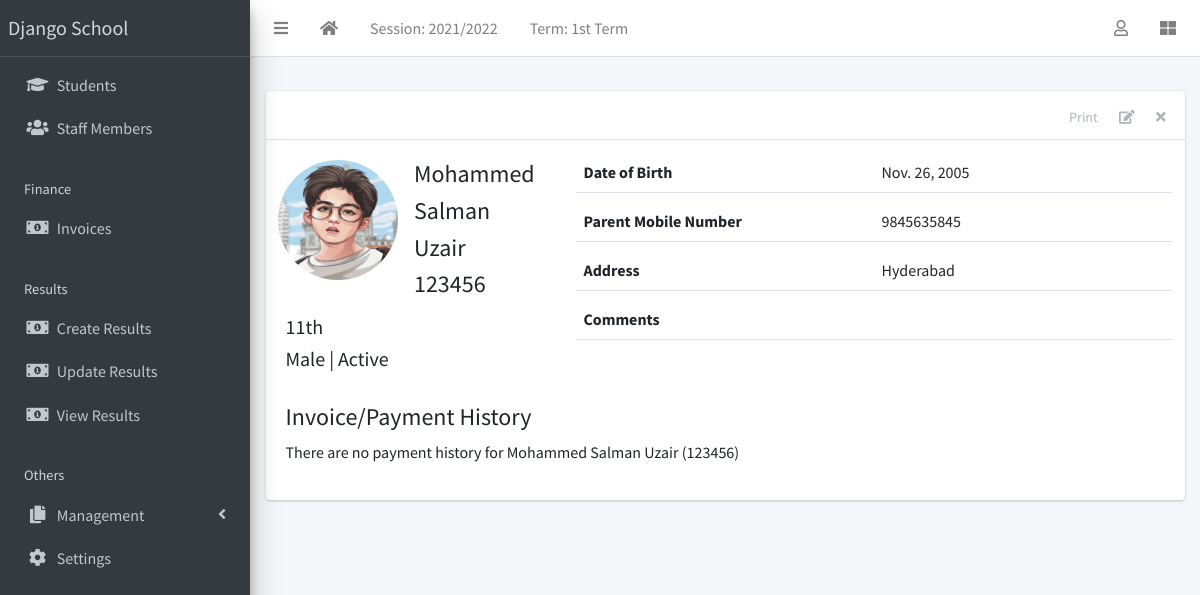
/student/4/ (signed in), run on the app's committed database.
### apps/corecode/models.py (models this page shows, shortened)
class AcademicSession(models.Model):
    name = models.CharField(max_length=200, unique=True)
    current = models.BooleanField(default=True)
    class Meta:
        ordering = ["-name"]

class AcademicTerm(models.Model):
    name = models.CharField(max_length=20, unique=True)
    current = models.BooleanField(default=True)
    class Meta:
        ordering = ["name"]

class SiteConfig(models.Model):
    key = models.SlugField()
    value = models.CharField(max_length=200)

class StudentClass(models.Model):
    name = models.CharField(max_length=200, unique=True)
    class Meta:
        verbose_name = "Class"
        verbose_name_plural = "Classes"
        ordering = ["name"]
    def __str__(self):
        return self.name

### apps/students/models.py (models this page shows, shortened)
class Student(models.Model):
    STATUS_CHOICES = [("active", "Active"), ("inactive", "Inactive")]
    GENDER_CHOICES = [("male", "Male"), ("female", "Female")]
    current_status = models.CharField(
        max_length=10, choices=STATUS_CHOICES, default="active"
    )
    registration_number = models.CharField(max_length=200, unique=True)
    surname = models.CharField(max_length=200)
    firstname = models.CharField(max_length=200)
    other_name = models.CharField(max_length=200, blank=True)
    gender = models.CharField(max_length=10, choices=GENDER_CHOICES, default="male")
    date_of_birth = models.DateField(default=timezone.now)
    current_class = models.ForeignKey(
        StudentClass, on_delete=models.SET_NULL, blank=True, null=True
    )
    date_of_admission = models.DateField(default=timezone.now)
    mobile_num_regex = RegexValidator(
        regex="^[0-9]{10,15}$", message="Entered mobile number isn't in a right format!"
    )
    parent_mobile_number = models.CharField(
        validators=[mobile_num_regex], max_length=13, blank=True
    )
    address = models.TextField(blank=True)
    others = models.TextField(blank=True)
    passport = models.ImageField(blank=True, upload_to="students/passports/")
    class Meta:
        ordering = ["surname", "firstname", "other_name"]
    def __str__(self):
        return f"{self.surname} {self.firstname} {self.other_name} ({self.registration_number})"

### apps/students/views.py (the view)
# urls.py: path("<int:pk>/", StudentDetailView.as_view(), name="student-detail"),
class StudentDetailView(LoginRequiredMixin, DetailView):
    model = Student
    template_name = "students/student_detail.html"
    def get_context_data(self, **kwargs):
        context = super(StudentDetailView, self).get_context_data(**kwargs)
        context["payments"] = Invoice.objects.filter(student=self.object)
        return context

### apps/corecode/context_processors.py (called while the page is built)
def site_defaults(request):
    current_session = AcademicSession.objects.get(current=True)
    current_term = AcademicTerm.objects.get(current=True)
    vals = SiteConfig.objects.all()
    contexts = {
        "current_session": current_session.name,
        "current_term": current_term.name,
    }
    for val in vals:
        contexts[val.key] = val.value
    return contexts

### apps/students/templates/students/student_detail.html (shortened to what this page needs)
{% extends 'base.html' %}
{% load static %}
{% block content-header %}
<div class="card-header">
  <div class="card-tools">
    <a href="#" class="btn btn-tool">Print</a>
    <a href="{% url 'student-update' object.id %}" class="btn btn-tool">
      <i class="fas fa-edit"></i>
    </a>
    <a href="{% url 'student-delete' object.id %}" class="btn btn-tool">
      <i class="fas fa-times"></i>
    </a>
  </div>
</div>
{% endblock content-header %}
{% block content %}
    <div class="row mb-4">
      <div class="col-sm-4">
        <div class="row mb-2">
          {% if object.passport %}
            <img
              src="{{ object.passport.url }}"
              class="float-left rounded-circle mr-3" style="width: 120px; height: 120px;">
          {% else %}
            <img
              src="{% static 'dist/img/avatar.png' %}"
              class="float-left rounded-circle mr-3" style="width: 120px; height: 120px;">
          {% endif %}
          <div class="float-right">
            <h4>{{ object.surname }} </h4>
            <h4>{{ object.firstname }} </h4>
            <h4>{{ object.other_name }} </h4>
            <h4>{{ object.registration_number }} </h4>
          </div>
        </div>
        <h5>{{ object.current_class }} </h5>
        <h5>{{ object.get_gender_display }} | {{ object.get_current_status_display }}</h5>
      </div>
      <div class="col-sm-8">
        <div>
          <div class="form-group border-bottom row">
            <label class="col">
              Date of Birth
            </label>
            <div class="col">
              {{ object.date_of_birth }}
            </div>
          </div>
          <div class="form-group border-bottom row">
            <label class="col">
              Parent Mobile Number
            </label>
            <div class="col">
              {{ object.parent_mobile_number}}
            </div>
          </div>
          <div class="form-group border-bottom row">
            <label class="col">
              Address
            </label>
            <div class="col">
              {{ object.address }}
            </div>
          </div>
          <div class="form-group border-bottom row">
            <label class="col">
              Comments
            </label>
            <div class="col">
            </div>
          </div>
        </div>
      </div>
    </div>
    <h4>Invoice/Payment History</h4>
    {% if payments %}
      <table class="table table-sm table-bordered table-hover">
        <thead class="thead-light">
          <tr>
            <th>For</th>
            <th>Amount Payable</th>
            <th>Amount Paid</th>
            <th>balance</th>
          </tr>
        </thead>
        <tbody>
          {% for payment in payments %}
            <tr class='clickable-row' data-href="{% url 'invoice-detail' payment.id %}">
              <td>{{payment.session}} - {{payment.term}} - {{ payment.class_for}}</td>
              <td>{{payment.total_amount_payable}}</td>
              <td>{{payment.total_amount_paid}}</td>
              <td>{{payment.balance}}</td>
            </tr>
          {% endfor %}
        </tbody>
      </table>
    {% else %}
        <p>There are no payment history for {{object}}</p>
    {% endif %}
{% endblock content %}

### templates/base.html (shortened to what this page needs)
{% load static %}
<!DOCTYPE html>
<html lang="en">
<head>
  <link rel="stylesheet" href="{% static 'plugins/fontawesome-free/css/all.min.css' %}">
  <link rel="stylesheet" href="{% static 'plugins/toastr/toastr.min.css' %}">
  <link rel="stylesheet"
    href="{% static 'plugins/overlayScrollbars/css/OverlayScrollbars.min.css' %}">
  <link rel="stylesheet" href="{% static 'plugins/Datatables/datatables.min.css' %}" />
  <link rel="stylesheet" href="{% static 'dist/css/adminlte.min.css' %}">
</head>
<body
  class="hold-transition sidebar-mini layout-fixed layout-navbar-fixed layout-footer-fixed">
  <div class="wrapper">
    <nav class="main-header navbar navbar-expand navbar-white navbar-light">
      <ul class="navbar-nav">
        <li class="nav-item">
          <a class="nav-link" data-widget="pushmenu" href="#" role="button"><i
              class="fas fa-bars"></i></a>
        </li>
        <li class="nav-item d-none d-sm-inline-block">
          <a href="{% url 'home' %} " class="nav-link"><i class="fa fa-home"></i></a>
        </li>
        <li class="nav-item d-none d-sm-inline-block">
          <a href="{% url 'current-session' %}" class="nav-link">Session: {{ current_session }}</a>
        </li>
        <li class="nav-item d-none d-sm-inline-block">
          <a href="{% url 'current-session' %}" class="nav-link">Term: {{ current_term }}</a>
        </li>
      </ul>
      <ul class="navbar-nav ml-auto">
        <li class="nav-item dropdown">
          <a class="nav-link" data-toggle="dropdown" href="#">
            <i class="far fa-user"></i>
          </a>
        </li>
        <li class="nav-item">
          <a class="nav-link" data-widget="control-sidebar" data-slide="true"
            href="#" role="button"><i class="fas fa-th-large"></i></a>
        </li>
      </ul>
    </nav>
    <aside class="main-sidebar sidebar-dark-primary elevation-4">
      <a href="{% url 'home' %}" class="brand-link">{{ school_name | default:"MySchool" }}</a>
      <div class="sidebar">
        <nav class="mt-2">
          <ul class="nav nav-pills nav-sidebar flex-column"
            data-widget="treeview" role="menu" data-accordion="false">
            <li class="nav-item">
              <a href="{% url 'student-list' %}" class="nav-link">
                <i class="nav-icon fas fa-graduation-cap"></i>
                <p>
                  Students
                </p>
              </a>
            </li>
            <li class="nav-item">
              <a href="{% url 'staff-list' %}" class="nav-link">
                <i class="nav-icon fas fa-users"></i>
                <p>
                  Staff Members
                </p>
              </a>
            </li>
            <li class="nav-header">Finance</li>
            <li class="nav-item">
              <a href="{% url 'invoice-list' %}" class="nav-link">
                <i class="nav-icon fas fa-money-bill-alt"></i>
                <p>
                  Invoices
                </p>
              </a>
            </li>
            <li class="nav-header">Results</li>
            <li class="nav-item">
              <a href="{% url 'create-result' %}" class="nav-link">
                <i class="nav-icon fas fa-money-bill-alt"></i>
                <p>
                  Create Results
                </p>
              </a>
            </li>
            <li class="nav-item">
              <a href="{% url 'edit-results' %}" class="nav-link">
                <i class="nav-icon fas fa-money-bill-alt"></i>
                <p>
                  Update Results
                </p>
              </a>
            </li>
            <li class="nav-item">
              <a href="{% url 'view-results' %}" class="nav-link">
                <i class="nav-icon fas fa-money-bill-alt"></i>
                <p>
                  View Results
                </p>
              </a>
            </li>
            <li class="nav-header">Others</li>
            <li class="nav-item has-treeview">
              <a href="#" class="nav-link">
                <i class="nav-icon fas fa-copy"></i>
                <p>
                  Management
                  <i class="fas fa-angle-left right"></i>
                </p>
              </a>
            </li>
            <li class="nav-item">
              <a href="{% url 'configs' %}" class="nav-link">
                <i class="nav-icon fas fa-cog"></i>
                <p>
                  Settings
                </p>
              </a>
            </li>
          </ul>
        </nav>
      </div>
    </aside>
    <div class="content-wrapper">
      <section class="content-header">
      </section>
      <section class="content">
        <div class="container-fluid">
          <div class="row">
            <div class="col-md-12">
              {% block fullcard %}
              <div class="card">
                {% block content-header %}{% endblock content-header %}
                <div class="card-body">
                  <div class="row">
                    <div class="col">
                      {% block content %}
                      {% endblock content %}
                    </div>
                  </div>
                </div>
              </div>
              {% endblock fullcard %}
            </div>
          </div>
        </div>
      </section>
    </div>
  </div>
</body>
</html>

### data on the page
AcademicSession: name "2021/2022"
AcademicTerm: name "1st Term"
SiteConfig: value "Django School"
Student: passport (picture), surname "Mohammed", firstname "Salman", other_name "Uzair", registration_number "123456", current_class "11th", gender "Male", current_status "Active", date_of_birth "Nov. 26, 2005", parent_mobile_number "9845635845", address "Hyderabad", surname+firstname+other_name "Mohammed Salman Uzair (123456)"
